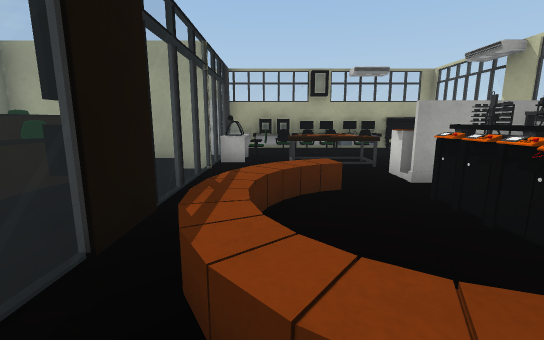
View 1 (above)

12 first-person views from a walk through a Unity game level. The camera is 1.2 m above the floor, tilts 10° down and sees 90° across. The floor is counted in squares, 1 m on a side. Each view is taken from the middle of a square. On the plan, view 1 faces up. The plan holds only what a view shows up to about 13 squares ahead; the rest is blank. The player is left out. Some surface patterns are stand-ins.

View 2
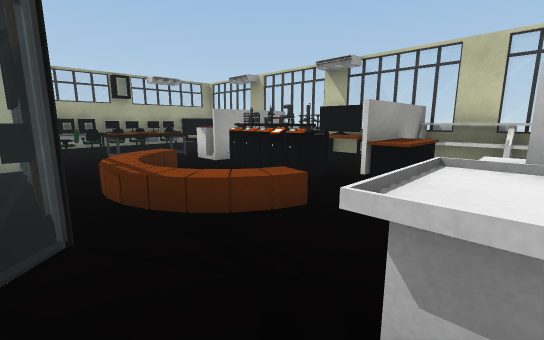

View 3
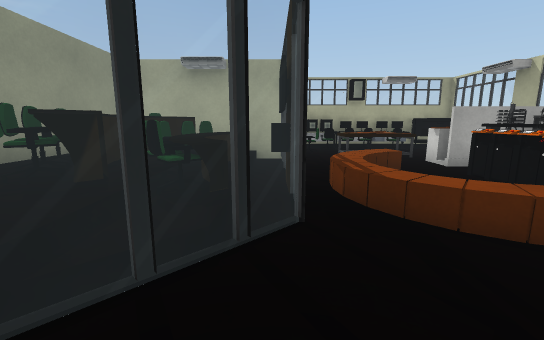

View 4
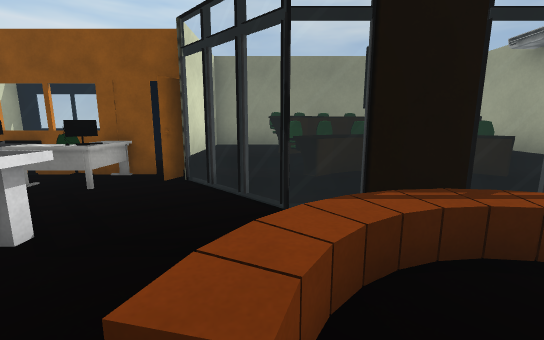

View 5
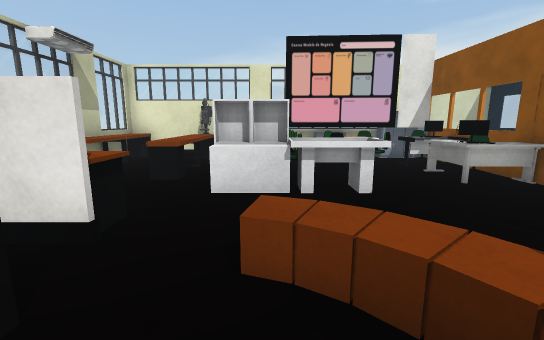

View 6
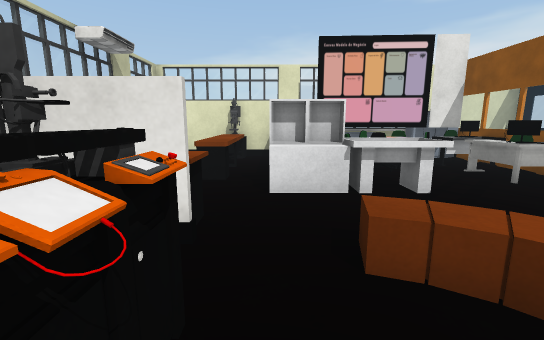

View 7
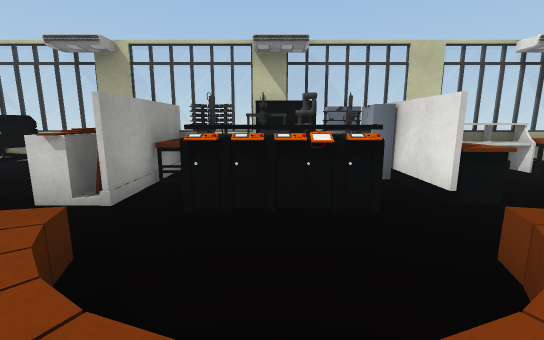

View 8
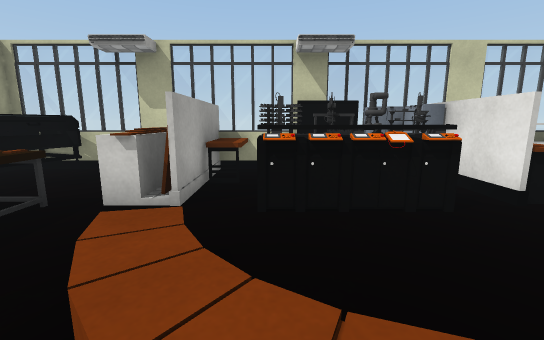

View 9
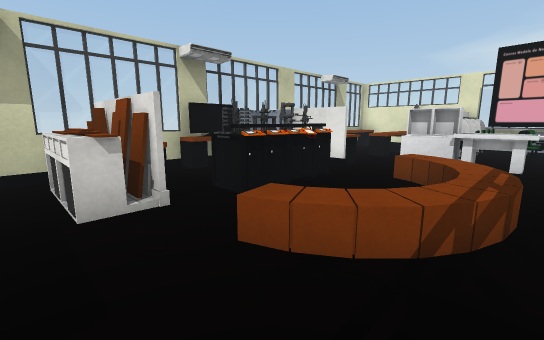

View 10
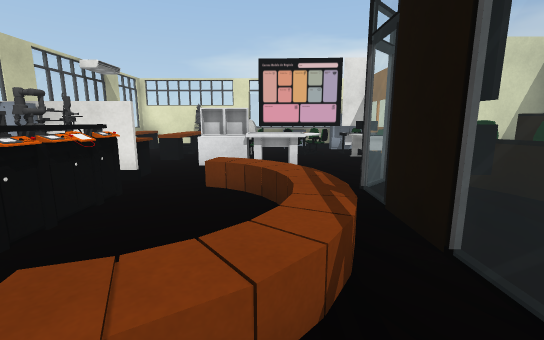

View 11
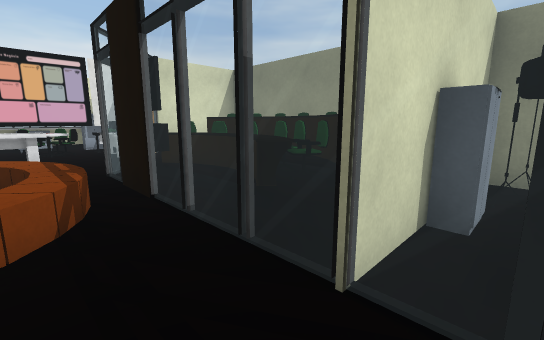

View 12
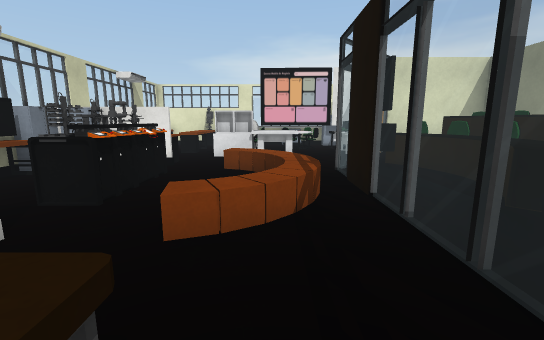

### Floor plan
Key: @ floor where view 1 was taken; # wall or solid block; . main floor; : floor 0.25 m higher than the main floor; + floor 0.5 m higher than the main floor; = window, fence, low wall or low ledge; ^ raised ledge; O other object.
Columns run from 6 left of view 1 to 6 right of it. Each row starts with its distance up from view 1.
 11       #######
 10     ####^^#=#
  9     ##====#=#
  8   ###=.^^^..#
  7   ##=..^^#..#
  6  ##:=....^^^^
  5  ##^=..O.##^^
  4  #===.O..#..#
  3  #^=#....=.=#
  2 ###^=...==.=#
  1  ###=.OO...##
  0  ++=..@..^^##
 -1 ###.........#
 -2  .^^.^^##...=
 -3   #^..=#^^..=
 -4   #====#^^.^^
 -5   #^===#^^.^^
 -6   ######^^.^^
 -7 ####  #######

Where each view was taken, in squares from view 1:
view 1: 0 up, 0 right, facing up
view 2: 2 down, 2 left, facing up-right
view 3: 2 down, 2 left, facing up
view 4: 1 up, 2 right, facing left
view 5: 3 up, 1 right, facing down
view 6: 3 up, 2 right, facing down
view 7: 3 up, 1 left, facing right
view 8: 4 up, 1 left, facing right
view 9: 7 up, 1 left, facing down-right
view 10: 6 up, 0 right, facing down
view 11: 8 up, 0 right, facing down-left
view 12: 8 up, 0 right, facing down
